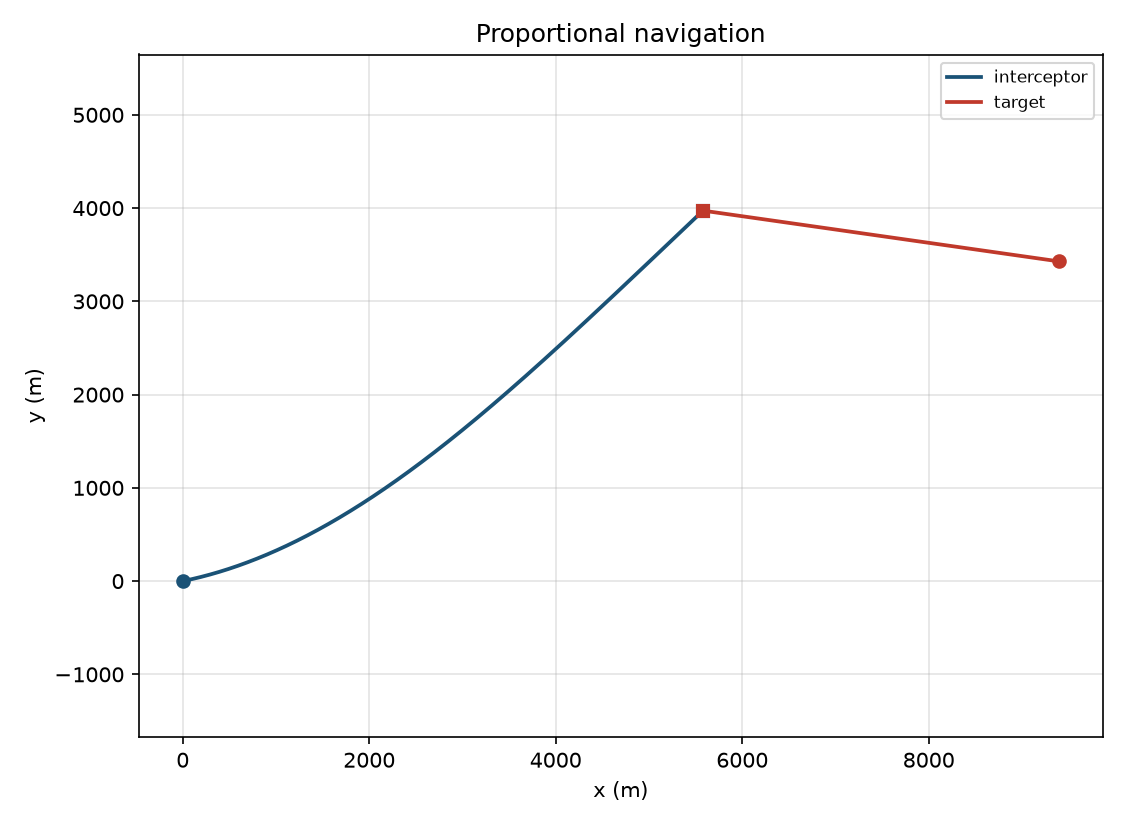

Recreate this plot in Python.
#!/usr/bin/env python3
"""Planar true proportional navigation.

true_pn_commanded_acceleration is a_c = N_prime * V_c * lambda_dot.
closing_speed is V_c = -R_dot (positive when range decreases).
los_rate is lambda_dot = (Rx*Vy - Ry*Vx)/R**2 for relative state
R = r_t - r_m and V = v_t - v_m.
Mode 1: instantaneous a_c from N', V_c, and LOS rate.
Mode 2: constant-speed planar engagement with true-PN steering
(command normal to the LOS; speed held by removing the along-track
component) and optional constant target lateral acceleration.
"""

from __future__ import annotations

import argparse
import math
import sys
import tempfile
from dataclasses import dataclass
from pathlib import Path

CHECK_TOL = 1e-9
ENGAGE_TOL = 1e-3
PLOT_TITLE = "Proportional navigation"
DEFAULT_DT = 0.01
DEFAULT_T_MAX = 300.0
DEFAULT_HIT_RADIUS = 1.0
DEFAULT_AT_LAT = 0.0
SKILL_DIR = Path(__file__).resolve().parent

ASSUMPTIONS = (
    "planar true proportional navigation; "
    "true_pn_commanded_acceleration a_c = N_prime*V_c*lambda_dot; "
    "N_prime is the effective navigation ratio (dimensionless); "
    "closing_speed V_c = -R_dot > 0 when range decreases; "
    "LOS angle lambda = atan2(Ry, Rx) from interceptor to target "
    "with R = r_t - r_m; "
    "los_rate lambda_dot = (Rx*Vy - Ry*Vx)/R**2 for relative velocity "
    "V = v_t - v_m; "
    "true-PN acceleration of the interceptor is a_c*(-sin(lambda), "
    "cos(lambda)), normal to the LOS; "
    "Mode 1 is instantaneous a_c only; "
    "Mode 2 is constant-speed planar kinematics: interceptor and target "
    "speeds are held fixed by dropping the along-track part of each "
    "commanded acceleration; optional constant target lateral "
    "acceleration (default 0) is normal to the target velocity; "
    "no gravity, atmosphere, seeker noise, filters, autopilot lag, "
    "3D PN, pursuit, or APN"
)


@dataclass(frozen=True)
class InstantResult:
    n_prime: float
    vc: float
    los_rate: float
    a_c: float


@dataclass(frozen=True)
class EngageResult:
    n_prime: float
    a_c0: float
    vc0: float
    los_rate0: float
    range0: float
    los_angle0: float
    vm: float
    vt: float
    at_lat: float
    dt: float
    t_max: float
    hit_radius: float
    outcome: str
    t_final: float
    range_final: float
    miss_distance: float
    t_intercept: float | None
    interceptor_path: list[tuple[float, float]]
    target_path: list[tuple[float, float]]


def print_kv(key: str, value: object) -> None:
    if isinstance(value, float):
        text = f"{value:.8g}"
    else:
        text = str(value)
    print(f"{key}: {text}")


def close(actual: float, expected: float, tol: float = CHECK_TOL) -> bool:
    scale = max(abs(expected), 1.0)
    return abs(actual - expected) <= tol * scale


def require_positive(name: str, value: float) -> None:
    if not math.isfinite(value) or value <= 0.0:
        raise ValueError(f"{name} must be finite and > 0")


def require_finite(name: str, value: float) -> None:
    if not math.isfinite(value):
        raise ValueError(f"{name} must be finite")


def true_pn_commanded_acceleration(
    n_prime: float, closing_speed: float, los_rate: float
) -> float:
    """true_pn_commanded_acceleration: a_c = N_prime * V_c * lambda_dot."""
    return n_prime * closing_speed * los_rate


def closing_speed(range_rate: float) -> float:
    """closing_speed: V_c = -R_dot."""
    return -range_rate


def relative_geometry(
    rx: float, ry: float, vx: float, vy: float
) -> tuple[float, float, float, float, float]:
    """Return (R, lambda, R_dot, V_c, lambda_dot) for R and V relative."""
    r2 = rx * rx + ry * ry
    if r2 <= 0.0:
        raise ValueError("range must be > 0")
    r = math.sqrt(r2)
    lam = math.atan2(ry, rx)
    r_dot = (rx * vx + ry * vy) / r
    vc = closing_speed(r_dot)
    lam_dot = (rx * vy - ry * vx) / r2
    return r, lam, r_dot, vc, lam_dot


def unit_los_normal(lam: float) -> tuple[float, float]:
    """Unit vector in the direction of increasing LOS angle."""
    return (-math.sin(lam), math.cos(lam))


def drop_along_track(
    ax: float, ay: float, vx: float, vy: float
) -> tuple[float, float]:
    """Remove the acceleration component along velocity (constant speed)."""
    speed2 = vx * vx + vy * vy
    if speed2 <= 0.0:
        return 0.0, 0.0
    proj = (ax * vx + ay * vy) / speed2
    return ax - proj * vx, ay - proj * vy


def lateral_acceleration(
    speed: float, heading: float, a_lat: float
) -> tuple[float, float]:
    """Acceleration of magnitude a_lat normal to heading (left positive)."""
    # Left normal to velocity direction (cos h, sin h) is (-sin h, cos h).
    return (-a_lat * math.sin(heading), a_lat * math.cos(heading))


def evaluate_instant(
    n_prime: float, vc: float, los_rate: float
) -> InstantResult:
    require_finite("N_prime", n_prime)
    require_finite("closing speed", vc)
    require_finite("LOS rate", los_rate)
    if n_prime <= 0.0:
        raise ValueError("N_prime must be > 0")
    a_c = true_pn_commanded_acceleration(n_prime, vc, los_rate)
    return InstantResult(n_prime=n_prime, vc=vc, los_rate=los_rate, a_c=a_c)


def resolve_velocities(
    vm: float | None,
    hm: float | None,
    vt: float | None,
    ht: float | None,
    vmx: float | None,
    vmy: float | None,
    vtx: float | None,
    vty: float | None,
) -> tuple[float, float, float, float, float, float]:
    """Return (vmx, vmy, vtx, vty, vm, vt)."""
    heading_path = any(v is not None for v in (vm, hm, vt, ht))
    component_path = any(v is not None for v in (vmx, vmy, vtx, vty))
    if heading_path and component_path:
        raise ValueError(
            "pass speed/heading (--vm --hm --vt --ht) or velocity "
            "components (--vmx --vmy --vtx --vty), not both"
        )
    if heading_path:
        if None in (vm, hm, vt, ht):
            raise ValueError(
                "speed/heading path requires --vm, --hm, --vt, and --ht"
            )
        require_positive("interceptor speed", float(vm))
        require_positive("target speed", float(vt))
        require_finite("interceptor heading", float(hm))
        require_finite("target heading", float(ht))
        vmx_v = float(vm) * math.cos(float(hm))
        vmy_v = float(vm) * math.sin(float(hm))
        vtx_v = float(vt) * math.cos(float(ht))
        vty_v = float(vt) * math.sin(float(ht))
        return vmx_v, vmy_v, vtx_v, vty_v, float(vm), float(vt)
    if component_path:
        if None in (vmx, vmy, vtx, vty):
            raise ValueError(
                "component path requires --vmx, --vmy, --vtx, and --vty"
            )
        for name, value in (
            ("vmx", vmx),
            ("vmy", vmy),
            ("vtx", vtx),
            ("vty", vty),
        ):
            require_finite(name, float(value))
        vm_s = math.hypot(float(vmx), float(vmy))
        vt_s = math.hypot(float(vtx), float(vty))
        require_positive("interceptor speed", vm_s)
        require_positive("target speed", vt_s)
        return float(vmx), float(vmy), float(vtx), float(vty), vm_s, vt_s
    raise ValueError(
        "engagement requires --vm --hm --vt --ht, or --vmx --vmy --vtx --vty"
    )


def evaluate_engage(
    n_prime: float,
    range0: float,
    los_angle0: float,
    vm: float | None,
    hm: float | None,
    vt: float | None,
    ht: float | None,
    vmx: float | None,
    vmy: float | None,
    vtx: float | None,
    vty: float | None,
    at_lat: float,
    dt: float,
    t_max: float,
    hit_radius: float,
) -> EngageResult:
    require_finite("N_prime", n_prime)
    if n_prime <= 0.0:
        raise ValueError("N_prime must be > 0")
    require_positive("initial range", range0)
    require_finite("initial LOS angle", los_angle0)
    require_finite("target lateral acceleration", at_lat)
    require_positive("dt", dt)
    require_positive("t_max", t_max)
    require_positive("hit radius", hit_radius)

    vmx_v, vmy_v, vtx_v, vty_v, vm_s, vt_s = resolve_velocities(
        vm, hm, vt, ht, vmx, vmy, vtx, vty
    )

    xm, ym = 0.0, 0.0
    xt = range0 * math.cos(los_angle0)
    yt = range0 * math.sin(los_angle0)

    rx0 = xt - xm
    ry0 = yt - ym
    vx0 = vtx_v - vmx_v
    vy0 = vty_v - vmy_v
    r0, lam0, _rd0, vc0, lam_dot0 = relative_geometry(rx0, ry0, vx0, vy0)
    a_c0 = true_pn_commanded_acceleration(n_prime, vc0, lam_dot0)

    interceptor_path: list[tuple[float, float]] = [(xm, ym)]
    target_path: list[tuple[float, float]] = [(xt, yt)]

    t = 0.0
    miss = r0
    t_at_miss = 0.0
    outcome = "timeout"
    t_intercept: float | None = None

    # Store speed magnitudes; directions follow integrated velocities.
    while t < t_max - 0.5 * dt:
        rx = xt - xm
        ry = yt - ym
        vx = vtx_v - vmx_v
        vy = vty_v - vmy_v
        try:
            r, lam, _rd, vc, lam_dot = relative_geometry(rx, ry, vx, vy)
        except ValueError:
            outcome = "intercept"
            t_intercept = t
            miss = 0.0
            t_at_miss = t
            break

        if r < miss:
            miss = r
            t_at_miss = t
        if r <= hit_radius:
            outcome = "intercept"
            t_intercept = t
            miss = r
            t_at_miss = t
            break
        # After closest approach while still separating, report a miss.
        if t > 0.0 and vc < 0.0 and r > miss + hit_radius:
            outcome = "miss"
            break

        a_c = true_pn_commanded_acceleration(n_prime, vc, lam_dot)
        nx, ny = unit_los_normal(lam)
        amx_cmd = a_c * nx
        amy_cmd = a_c * ny
        amx, amy = drop_along_track(amx_cmd, amy_cmd, vmx_v, vmy_v)

        # Target lateral accel is left-normal to its velocity; keep speed.
        ht_now = math.atan2(vty_v, vtx_v)
        atx_cmd, aty_cmd = lateral_acceleration(vt_s, ht_now, at_lat)
        atx, aty = drop_along_track(atx_cmd, aty_cmd, vtx_v, vty_v)

        # Semi-implicit Euler: advance velocity, then position.
        vmx_v += amx * dt
        vmy_v += amy * dt
        vtx_v += atx * dt
        vty_v += aty * dt
        # Renormalize to exact constant speeds (numerical drift).
        sm = math.hypot(vmx_v, vmy_v)
        st = math.hypot(vtx_v, vty_v)
        if sm > 0.0:
            vmx_v *= vm_s / sm
            vmy_v *= vm_s / sm
        if st > 0.0:
            vtx_v *= vt_s / st
            vty_v *= vt_s / st

        xm += vmx_v * dt
        ym += vmy_v * dt
        xt += vtx_v * dt
        yt += vty_v * dt
        t += dt
        interceptor_path.append((xm, ym))
        target_path.append((xt, yt))

    range_final = math.hypot(xt - xm, yt - ym)
    if outcome == "timeout":
        # Prefer miss distance at closest approach if it occurred.
        if miss < r0:
            outcome = "miss"

    return EngageResult(
        n_prime=n_prime,
        a_c0=a_c0,
        vc0=vc0,
        los_rate0=lam_dot0,
        range0=range0,
        los_angle0=los_angle0,
        vm=vm_s,
        vt=vt_s,
        at_lat=at_lat,
        dt=dt,
        t_max=t_max,
        hit_radius=hit_radius,
        outcome=outcome,
        t_final=t_at_miss if outcome == "miss" else t,
        range_final=range_final if outcome != "miss" else miss,
        miss_distance=miss,
        t_intercept=t_intercept,
        interceptor_path=interceptor_path,
        target_path=target_path,
    )


def ensure_matplotlib():
    try:
        import matplotlib

        if "matplotlib.pyplot" not in sys.modules:
            matplotlib.use("Agg")
        import matplotlib.pyplot as plt
    except ImportError as exc:
        raise ValueError("matplotlib is required to plot the engagement") from exc
    return plt


def write_plot(result: EngageResult, out_path: Path) -> None:
    plt = ensure_matplotlib()
    xi = [p[0] for p in result.interceptor_path]
    yi = [p[1] for p in result.interceptor_path]
    xt = [p[0] for p in result.target_path]
    yt = [p[1] for p in result.target_path]

    fig, ax = plt.subplots(1, 1, figsize=(7.5, 5.5))
    ax.plot(xi, yi, color="#1a5276", linewidth=1.8, label="interceptor")
    ax.plot(xt, yt, color="#c0392b", linewidth=1.8, label="target")
    ax.plot(xi[0], yi[0], "o", color="#1a5276", markersize=6)
    ax.plot(xt[0], yt[0], "o", color="#c0392b", markersize=6)
    ax.plot(xi[-1], yi[-1], "s", color="#1a5276", markersize=6)
    ax.plot(xt[-1], yt[-1], "s", color="#c0392b", markersize=6)
    ax.set_xlabel("x (m)")
    ax.set_ylabel("y (m)")
    ax.set_title(PLOT_TITLE)
    ax.set_aspect("equal", adjustable="datalim")
    ax.grid(True, alpha=0.35)
    ax.legend(loc="best", fontsize=8)
    fig.tight_layout()
    out_path.parent.mkdir(parents=True, exist_ok=True)
    try:
        fig.savefig(out_path, dpi=150)
    except OSError as exc:
        plt.close(fig)
        raise ValueError(f"could not write the plot: {exc}") from exc
    plt.close(fig)


def emit_instant(result: InstantResult) -> None:
    print_kv("title", PLOT_TITLE)
    print_kv("assumptions", ASSUMPTIONS)
    print_kv("mode", "instantaneous")
    print_kv("N_prime", result.n_prime)
    print_kv("Vc_m_s", result.vc)
    print_kv("lambda_dot_rad_s", result.los_rate)
    print_kv("a_c_m_s2", result.a_c)
    print_kv("a_c_units", "m/s^2")


def emit_engage(result: EngageResult, graph: Path | None) -> None:
    print_kv("title", PLOT_TITLE)
    print_kv("assumptions", ASSUMPTIONS)
    print_kv("mode", "engagement")
    print_kv("N_prime", result.n_prime)
    print_kv("a_c_m_s2", result.a_c0)
    print_kv("a_c_units", "m/s^2")
    print_kv("Vc0_m_s", result.vc0)
    print_kv("lambda_dot0_rad_s", result.los_rate0)
    print_kv("range0_m", result.range0)
    print_kv("lambda0_rad", result.los_angle0)
    print_kv("Vm_m_s", result.vm)
    print_kv("Vt_m_s", result.vt)
    print_kv("at_lat_m_s2", result.at_lat)
    print_kv("dt_s", result.dt)
    print_kv("t_max_s", result.t_max)
    print_kv("hit_radius_m", result.hit_radius)
    print_kv("outcome", result.outcome)
    if result.t_intercept is not None:
        print_kv("t_intercept_s", result.t_intercept)
    else:
        print_kv("miss_distance_m", result.miss_distance)
    print_kv("range_final_m", result.range_final)
    print_kv("t_final_s", result.t_final)
    if graph is not None:
        print_kv("graph", str(graph))


def fail(message: str) -> int:
    print(f"CHECK FAIL: {message}", file=sys.stderr)
    return 1


def run_check() -> int:
    # Mode 1 identity: a_c = N' * V_c * lambda_dot.
    if not close(true_pn_commanded_acceleration(3.0, 1000.0, 0.01), 30.0):
        return fail("Mode 1 identity 3*1000*0.01 is not 30")
    if not close(true_pn_commanded_acceleration(4.0, 500.0, -0.02), -40.0):
        return fail("signed Mode 1 identity mismatch")
    if not close(closing_speed(-250.0), 250.0):
        return fail("closing speed from R_dot=-250 is not 250")

    instant = evaluate_instant(3.0, 1000.0, 0.01)
    if not close(instant.a_c, 30.0):
        return fail("evaluate_instant a_c mismatch")

    # Relative geometry on a simple right-angle LOS.
    r, lam, r_dot, vc, lam_dot = relative_geometry(3.0, 4.0, -1.0, 0.0)
    if not close(r, 5.0):
        return fail("range of (3,4) is not 5")
    if not close(lam, math.atan2(4.0, 3.0)):
        return fail("LOS angle mismatch")
    if not close(r_dot, -3.0 / 5.0):
        return fail("range rate mismatch")
    if not close(vc, 3.0 / 5.0):
        return fail("closing speed from geometry mismatch")
    if not close(lam_dot, (3.0 * 0.0 - 4.0 * (-1.0)) / 25.0):
        return fail("LOS rate mismatch")

    # Engagement regression: head-on collision course, lambda_dot = 0.
    # Interceptor at origin heading +x at 300 m/s; target at (10000,0)
    # heading -x at 200 m/s. Closing speed 500 m/s; t_go = 20 s.
    engage = evaluate_engage(
        n_prime=3.0,
        range0=10000.0,
        los_angle0=0.0,
        vm=300.0,
        hm=0.0,
        vt=200.0,
        ht=math.pi,
        vmx=None,
        vmy=None,
        vtx=None,
        vty=None,
        at_lat=0.0,
        dt=0.01,
        t_max=30.0,
        hit_radius=1.0,
    )
    if abs(engage.los_rate0) > 1e-12:
        return fail("head-on case initial LOS rate is not ~0")
    if not close(engage.vc0, 500.0):
        return fail("head-on closing speed is not 500")
    if not close(engage.a_c0, 0.0):
        return fail("head-on initial a_c is not 0")
    if engage.outcome != "intercept" or engage.t_intercept is None:
        return fail("head-on engagement did not intercept")
    expected_t = 10000.0 / 500.0
    if not close(engage.t_intercept, expected_t, tol=ENGAGE_TOL):
        return fail(
            f"head-on t_intercept {engage.t_intercept} != {expected_t}"
        )
    if engage.miss_distance > engage.hit_radius:
        return fail("head-on miss exceeds hit radius")

    # Off-axis non-maneuvering engagement should still close under PN.
    offset = evaluate_engage(
        n_prime=4.0,
        range0=8000.0,
        los_angle0=0.2,
        vm=350.0,
        hm=0.05,
        vt=250.0,
        ht=math.pi - 0.05,
        vmx=None,
        vmy=None,
        vtx=None,
        vty=None,
        at_lat=0.0,
        dt=0.01,
        t_max=60.0,
        hit_radius=5.0,
    )
    if offset.outcome not in ("intercept", "miss"):
        return fail("offset engagement timed out")
    if offset.miss_distance > 50.0:
        return fail("offset PN miss distance unexpectedly large")

    try:
        evaluate_instant(0.0, 1000.0, 0.01)
        return fail("non-positive N_prime was accepted")
    except ValueError:
        pass
    try:
        evaluate_engage(
            3.0,
            1000.0,
            0.0,
            300.0,
            0.0,
            200.0,
            math.pi,
            1.0,
            0.0,
            -1.0,
            0.0,
            0.0,
            0.01,
            10.0,
            1.0,
        )
        return fail("mixed velocity APIs were accepted")
    except ValueError:
        pass

    class _Capture:
        def __init__(self) -> None:
            self.parts: list[str] = []

        def write(self, text: str) -> None:
            self.parts.append(text)

        def flush(self) -> None:
            return None

    def capture(argv: list[str]) -> tuple[int, str, str]:
        out = _Capture()
        err = _Capture()
        old_out, old_err = sys.stdout, sys.stderr
        sys.stdout, sys.stderr = out, err
        try:
            code = main(argv)
        finally:
            sys.stdout, sys.stderr = old_out, old_err
        return code, "".join(out.parts), "".join(err.parts)

    with tempfile.TemporaryDirectory() as tmp:
        out = str(Path(tmp) / "pn.png")
        code, text, err = capture(
            ["--n-prime", "3", "--vc", "1000", "--los-rate", "0.01"]
        )
        if code != 0:
            return fail(f"Mode 1 main returned {code}: {err}")
        for key in (
            "mode: instantaneous",
            "N_prime: 3",
            "a_c_m_s2: 30",
            "a_c_units: m/s^2",
        ):
            if key not in text:
                return fail(f"Mode 1 stdout missing {key}")

        code, text, err = capture(
            [
                "--n-prime",
                "3",
                "--range",
                "10000",
                "--los-angle",
                "0",
                "--vm",
                "300",
                "--hm",
                "0",
                "--vt",
                "200",
                "--ht",
                str(math.pi),
                "--out",
                out,
            ]
        )
        if code != 0:
            return fail(f"Mode 2 main returned {code}: {err}")
        data = Path(out).read_bytes()
        if not data.startswith(b"\x89PNG"):
            return fail("engagement run did not write a PNG")
        for key in (
            "mode: engagement",
            "t_intercept_s:",
            "title: Proportional navigation",
            "graph:",
        ):
            if key not in text:
                return fail(f"Mode 2 stdout missing {key}")

        code, _text, err = capture(
            ["--n-prime", "3", "--vc", "1000", "--range", "1000"]
        )
        if code != 2:
            return fail("mixed Mode 1/2 inputs were accepted")
        code, _text, _err = capture(["--n-prime", "3"])
        if code != 2:
            return fail("incomplete inputs were accepted")
        code, _text, _err = capture([])
        if code != 2:
            return fail("empty args were accepted")

    print("check: pass")
    print_kv("a_c_m_s2", 30.0)
    print_kv("t_intercept_s", expected_t)
    print_kv("miss_distance_m", engage.miss_distance)
    return 0


def parse_args(argv: list[str] | None = None) -> argparse.Namespace:
    parser = argparse.ArgumentParser(
        description=(
            "Planar true proportional navigation: instantaneous commanded "
            "acceleration and/or a constant-speed planar engagement."
        )
    )
    parser.add_argument(
        "--n-prime",
        type=float,
        default=None,
        help="effective navigation ratio N' [-]",
    )
    parser.add_argument(
        "--vc",
        type=float,
        default=None,
        help="closing speed V_c [m/s] (Mode 1)",
    )
    parser.add_argument(
        "--los-rate",
        type=float,
        default=None,
        help="LOS rate lambda_dot [rad/s] (Mode 1)",
    )
    parser.add_argument(
        "--range",
        type=float,
        default=None,
        help="initial range R0 [m] (Mode 2)",
    )
    parser.add_argument(
        "--los-angle",
        type=float,
        default=None,
        help="initial LOS angle lambda0 [rad] (Mode 2)",
    )
    parser.add_argument("--vm", type=float, default=None, help="interceptor speed [m/s]")
    parser.add_argument(
        "--hm", type=float, default=None, help="interceptor heading [rad from +x]"
    )
    parser.add_argument("--vt", type=float, default=None, help="target speed [m/s]")
    parser.add_argument(
        "--ht", type=float, default=None, help="target heading [rad from +x]"
    )
    parser.add_argument("--vmx", type=float, default=None, help="interceptor vx [m/s]")
    parser.add_argument("--vmy", type=float, default=None, help="interceptor vy [m/s]")
    parser.add_argument("--vtx", type=float, default=None, help="target vx [m/s]")
    parser.add_argument("--vty", type=float, default=None, help="target vy [m/s]")
    parser.add_argument(
        "--at-lat",
        type=float,
        default=DEFAULT_AT_LAT,
        help=f"constant target lateral acceleration [m/s^2] (default {DEFAULT_AT_LAT:g})",
    )
    parser.add_argument(
        "--dt",
        type=float,
        default=DEFAULT_DT,
        help=f"integrator step [s] (default {DEFAULT_DT:g})",
    )
    parser.add_argument(
        "--t-max",
        type=float,
        default=DEFAULT_T_MAX,
        help=f"maximum engagement time [s] (default {DEFAULT_T_MAX:g})",
    )
    parser.add_argument(
        "--hit-radius",
        type=float,
        default=DEFAULT_HIT_RADIUS,
        help=f"intercept range threshold [m] (default {DEFAULT_HIT_RADIUS:g})",
    )
    parser.add_argument("--out", type=str, default=None, help="optional engagement PNG path")
    parser.add_argument("--check", action="store_true", help="run built-in consistency checks")
    return parser.parse_args(argv)


def main(argv: list[str] | None = None) -> int:
    args = parse_args(argv)
    if args.check:
        return run_check()

    if args.n_prime is None:
        print(
            "error: requires --n-prime and either Mode 1 (--vc --los-rate) "
            "or Mode 2 (--range --los-angle and velocity state)",
            file=sys.stderr,
        )
        return 2

    mode1 = args.vc is not None or args.los_rate is not None
    mode2 = (
        args.range is not None
        or args.los_angle is not None
        or any(
            v is not None
            for v in (
                args.vm,
                args.hm,
                args.vt,
                args.ht,
                args.vmx,
                args.vmy,
                args.vtx,
                args.vty,
            )
        )
    )
    if mode1 and mode2:
        print(
            "error: pass Mode 1 (--vc --los-rate) or Mode 2 "
            "(--range --los-angle and velocities), not both",
            file=sys.stderr,
        )
        return 2

    if mode1:
        if args.vc is None or args.los_rate is None:
            print("error: Mode 1 requires --vc and --los-rate", file=sys.stderr)
            return 2
        if args.out is not None:
            print("error: --out is only valid for Mode 2 engagement", file=sys.stderr)
            return 2
        try:
            result = evaluate_instant(args.n_prime, args.vc, args.los_rate)
        except ValueError as exc:
            print(f"error: {exc}", file=sys.stderr)
            return 2
        emit_instant(result)
        return 0

    if args.range is None or args.los_angle is None:
        print(
            "error: Mode 2 requires --range, --los-angle, and velocity state",
            file=sys.stderr,
        )
        return 2

    try:
        result = evaluate_engage(
            args.n_prime,
            args.range,
            args.los_angle,
            args.vm,
            args.hm,
            args.vt,
            args.ht,
            args.vmx,
            args.vmy,
            args.vtx,
            args.vty,
            args.at_lat,
            args.dt,
            args.t_max,
            args.hit_radius,
        )
    except ValueError as exc:
        print(f"error: {exc}", file=sys.stderr)
        return 2

    graph: Path | None = None
    if args.out is not None:
        out_path = Path(args.out).resolve()
        try:
            write_plot(result, out_path)
        except ValueError as exc:
            print(f"error: {exc}", file=sys.stderr)
            return 2
        graph = out_path

    emit_engage(result, graph)
    return 0


if __name__ == "__main__":
    sys.exit(main())
